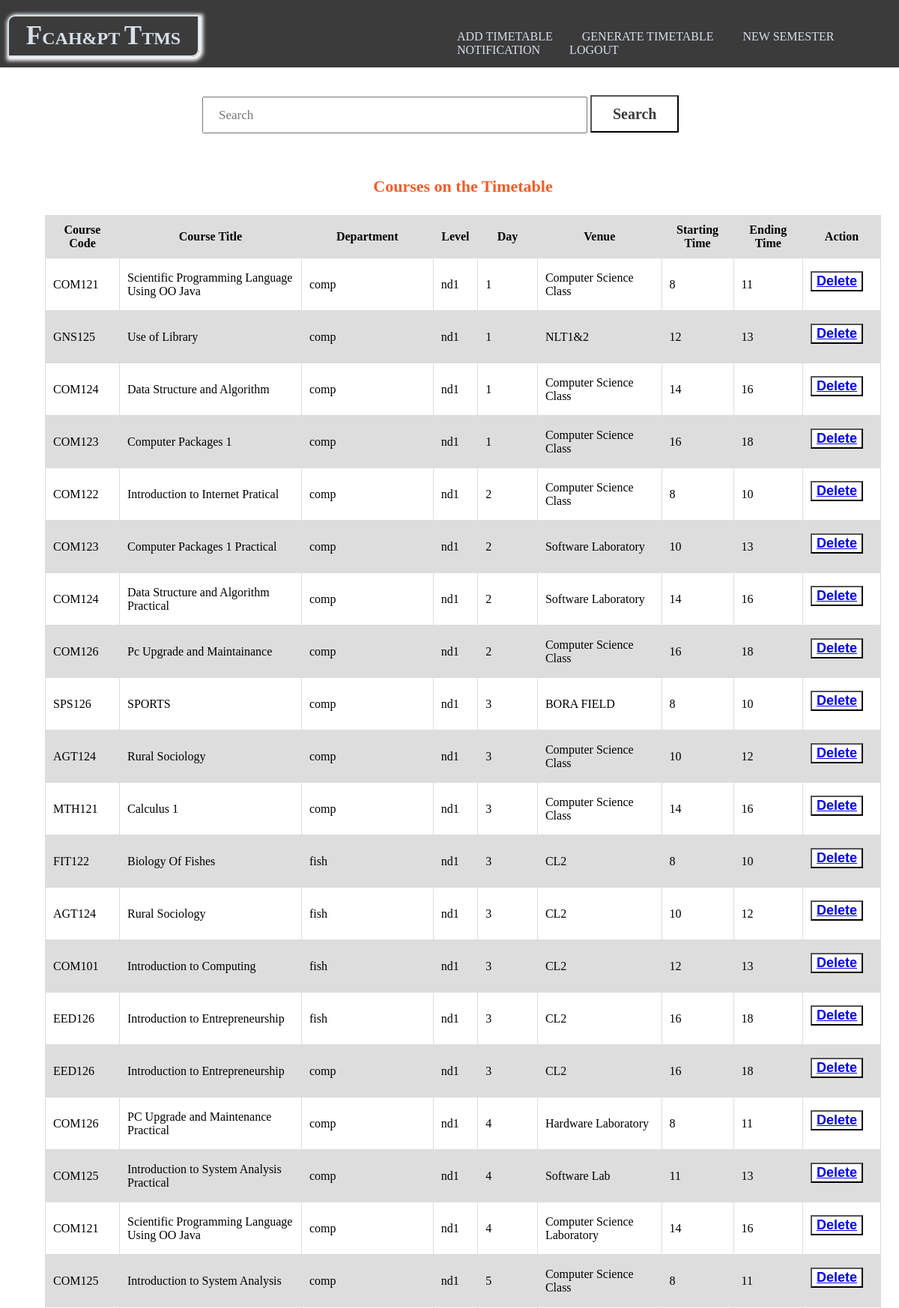
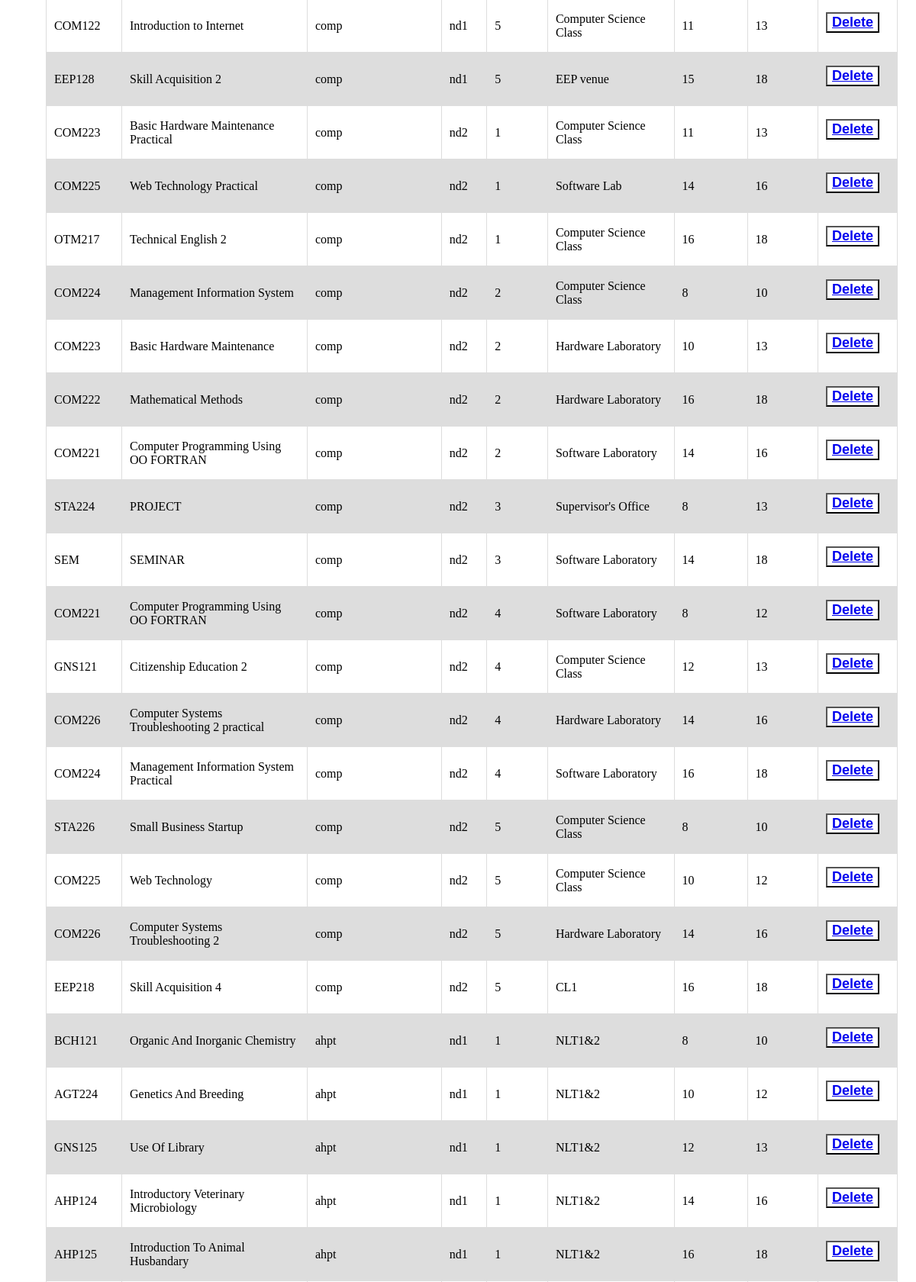
The app's page /admin.php (upper part) with its own data (2 pictures, top to bottom).
### tables this page shows
CREATE TABLE `courses` (
  `id` int(11) NOT NULL,
  `course_code` text NOT NULL,
  `course_title` text NOT NULL,
  `dept` text NOT NULL,
  `level` text NOT NULL,
  `day` int(11) NOT NULL,
  `venue` text NOT NULL,
  `start` int(11) NOT NULL,
  `end` int(11) NOT NULL
);

### admin.php (the view, shortened to what this page needs)
<!DOCTYPE html>
<html lang="en">
<head>
    <link rel="stylesheet" href="css/ad.css">
    <link href="css/font-awesome.min.css" rel="stylesheet"/>
</head>
<body>
    <div class="body">
    <div class="header">
                <h2 id="logo"><span>f</span>cah&pt <span>t</span>tms</h2>
            <span id="span">
                <a class= "addtimetable" href="#">ADD TIMETABLE</a>
                <a href="preview.php">GENERATE TIMETABLE</a>
                <a class= "newtimetable" href="#">NEW SEMESTER</a>
                <a class= "notif" href="notification.php">NOTIFICATION</a>
                <a href="index.php">LOGOUT</a></li>
            </span>
        </div>
        <div align="center" class="searchform">
            <form action="search.php" method="post">
                <input type="text" name="search" id="" placeholder= "Search">
                <button name="submit" type="submit">Search</button>
            </form>
        </div>
        <div class="info">
            <table id=subjects>
                <caption><strong> Courses on the Timetable</strong></caption>
                <tr>
                    <th width="100">Course Code</th>
                    <th width=350>Course Title</th>
                    <th id= "dept" width=250>Department</th>
                    <th width="40">Level</th>
                    <th id="day" width="100">Day</th>
                    <th width="200">Venue</th>
                    <th width="100">Starting Time</th>
                    <th width="100">Ending Time</th>
                    <th width="100">Action</th>
                </tr>
    <?php
        include_once 'conn/connection.php';
        $action ="SELECT * FROM courses";
        $sub = mysqli_query($connection,$action);
        while ($row = mysqli_fetch_assoc($sub)) {
            echo "<tr>
                    <td>{$row['course_code']}</td>
                    <td>{$row['course_title']}</td>
                    <td>{$row['dept']}</td>
                    <td>{$row['level']}</td>
                    <td>{$row['day']}</td>
                    <td>{$row['venue']}</td>
                    <td>{$row['start']}</td>
                    <td>{$row['end']}</td>
                    <td>
                    <button id='delete'><a href='admin.php?delete=".$row['course_code']."'>Delete</a></button></td>
                </tr>";
        }
        ?>
        </div>
    </body>
</html>

### css/ad.css (style rules this page uses)
:root { --orange: #F25D29; --bg: rgb(215, 224, 233); --black: rgb(59, 59, 59); }
body { margin: 0; padding: 0; font-family: Georgia, 'Times New Roman', Times, serif; width: 100%; max-height: 100vh; }
.header { background-color: var(--black); color: var(--bg); height: 90px; width: 100%; position: fixed; top: 0; }
.header h2 { border: 2px solid var(--bg); border-top-left-radius: 10px; border-bottom-right-radius: 10px; text-transform: uppercase; text-align: center; padding: 6px; width: 20%; margin-left: 10px; position: absolute; top: 0; box-shadow: 2px 2px 5px 3px white; }
#logo span { font-size: 35px; }
.header a { font-size: 16px; padding: 7px; color: var(--bg); font-weight: 500; text-decoration: none; width: 70%; margin-left: 3px; margin-right: 18px; }
#span { position: absolute; margin-top: 40px; left: 50%; }
#subjects { margin-top: 1px; font-family: Georgia, 'Times New Roman', Times, serif; border-collapse: collapse; margin-left: 60px; width: 93%; }
.searchform { margin-top: 120px; width: 98%; height: 90px; }
.searchform input { width: 40%; height: 35px; font-size: 17px; padding: 5px 20px; font-family: Georgia, 'Times New Roman', Times, serif; }
.searchform button { width: 10%; height: 50px; font-family: Georgia, 'Times New Roman', Times, serif; font-size: 20px; }
.info td { border: 1px solid #dddddd; text-align: left; padding: 10px; }
.info th { border: 1px solid #dddddd; text-align: center; padding: 10px; }
.info tr:nth-child(odd) { background-color: #dddddd; }
button { margin-top: 7px; margin-bottom: 15px; background-color: white; color: var(--black); font-size: 18px; font-weight: bold; cursor: pointer; }
.info caption { color: #F25D29; font-size: 22px; margin: 25px; }

### records on screen
courses: course_code "COM121", course_title "Scientific Programming Language Using OO Java", dept "comp", level "nd1", day "1", venue "Computer Science Class", start "8", end "11"
courses: course_code "GNS125", course_title "Use of Library", dept "comp", level "nd1", day "1", venue "NLT1&2", start "12", end "13"
courses: course_code "COM124", course_title "Data Structure and Algorithm", dept "comp", level "nd1", day "1", venue "Computer Science Class", start "14", end "16"
courses: course_code "COM123", course_title "Computer Packages 1", dept "comp", level "nd1", day "1", venue "Computer Science Class", start "16", end "18"
courses: course_code "COM122", course_title "Introduction to Internet Pratical", dept "comp", level "nd1", day "2", venue "Computer Science Class", start "8", end "10"
courses: course_code "COM123", course_title "Computer Packages 1 Practical", dept "comp", level "nd1", day "2", venue "Software Laboratory", start "10", end "13"
courses: course_code "COM124", course_title "Data Structure and Algorithm Practical", dept "comp", level "nd1", day "2", venue "Software Laboratory", start "14", end "16"
courses: course_code "COM126", course_title "Pc Upgrade and Maintainance", dept "comp", level "nd1", day "2", venue "Computer Science Class", start "16", end "18"
courses: course_code "SPS126", course_title "SPORTS", dept "comp", level "nd1", day "3", venue "BORA FIELD", start "8", end "10"
courses: course_code "AGT124", course_title "Rural Sociology", dept "comp", level "nd1", day "3", venue "Computer Science Class", start "10", end "12"
courses: course_code "MTH121", course_title "Calculus 1", dept "comp", level "nd1", day "3", venue "Computer Science Class", start "14", end "16"
courses: course_code "FIT122", course_title "Biology Of Fishes", dept "fish", level "nd1", day "3", venue "CL2", start "8", end "10"
courses: course_code "AGT124", course_title "Rural Sociology", dept "fish", level "nd1", day "3", venue "CL2", start "10", end "12"
courses: course_code "COM101", course_title "Introduction to Computing", dept "fish", level "nd1", day "3", venue "CL2", start "12", end "13"
courses: course_code "EED126", course_title "Introduction to Entrepreneurship", dept "fish", level "nd1", day "3", venue "CL2", start "16", end "18"
courses: course_code "EED126", course_title "Introduction to Entrepreneurship", dept "comp", level "nd1", day "3", venue "CL2", start "16", end "18"
courses: course_code "COM126", course_title "PC Upgrade and Maintenance Practical", dept "comp", level "nd1", day "4", venue "Hardware Laboratory", start "8", end "11"
courses: course_code "COM125", course_title "Introduction to System Analysis Practical", dept "comp", level "nd1", day "4", venue "Software Lab", start "11", end "13"
courses: course_code "COM121", course_title "Scientific Programming Language Using OO Java", dept "comp", level "nd1", day "4", venue "Computer Science Laboratory", start "14", end "16"
courses: course_code "COM125", course_title "Introduction to System Analysis", dept "comp", level "nd1", day "5", venue "Computer Science Class", start "8", end "11"
courses: course_code "COM122", course_title "Introduction to Internet", dept "comp", level "nd1", day "5", venue "Computer Science Class", start "11", end "13"
courses: course_code "EEP128", course_title "Skill Acquisition 2", dept "comp", level "nd1", day "5", venue "EEP venue", start "15", end "18"
courses: course_code "COM223", course_title "Basic Hardware Maintenance Practical", dept "comp", level "nd2", day "1", venue "Computer Science Class", start "11", end "13"
courses: course_code "COM225", course_title "Web Technology Practical", dept "comp", level "nd2", day "1", venue "Software Lab", start "14", end "16"
courses: course_code "OTM217", course_title "Technical English 2", dept "comp", level "nd2", day "1", venue "Computer Science Class", start "16", end "18"
courses: course_code "COM224", course_title "Management Information System", dept "comp", level "nd2", day "2", venue "Computer Science Class", start "8", end "10"
courses: course_code "COM223", course_title "Basic Hardware Maintenance", dept "comp", level "nd2", day "2", venue "Hardware Laboratory", start "10", end "13"
courses: course_code "COM222", course_title "Mathematical Methods", dept "comp", level "nd2", day "2", venue "Hardware Laboratory", start "16", end "18"
courses: course_code "COM221", course_title "Computer Programming Using OO FORTRAN", dept "comp", level "nd2", day "2", venue "Software Laboratory", start "14", end "16"
courses: course_code "STA224", course_title "PROJECT", dept "comp", level "nd2", day "3", venue "Supervisor's Office", start "8", end "13"
courses: course_code "SEM", course_title "SEMINAR", dept "comp", level "nd2", day "3", venue "Software Laboratory", start "14", end "18"
courses: course_code "COM221", course_title "Computer Programming Using OO FORTRAN", dept "comp", level "nd2", day "4", venue "Software Laboratory", start "8", end "12"
courses: course_code "GNS121", course_title "Citizenship Education 2", dept "comp", level "nd2", day "4", venue "Computer Science Class", start "12", end "13"
courses: course_code "COM226", course_title "Computer Systems Troubleshooting 2 practical", dept "comp", level "nd2", day "4", venue "Hardware Laboratory", start "14", end "16"
courses: course_code "COM224", course_title "Management Information System Practical", dept "comp", level "nd2", day "4", venue "Software Laboratory", start "16", end "18"
courses: course_code "STA226", course_title "Small Business Startup", dept "comp", level "nd2", day "5", venue "Computer Science Class", start "8", end "10"
courses: course_code "COM225", course_title "Web Technology", dept "comp", level "nd2", day "5", venue "Computer Science Class", start "10", end "12"
courses: course_code "COM226", course_title "Computer Systems Troubleshooting 2", dept "comp", level "nd2", day "5", venue "Hardware Laboratory", start "14", end "16"
courses: course_code "EEP218", course_title "Skill Acquisition 4", dept "comp", level "nd2", day "5", venue "CL1", start "16", end "18"
courses: course_code "BCH121", course_title "Organic And Inorganic Chemistry", dept "ahpt", level "nd1", day "1", venue "NLT1&2", start "8", end "10"
courses: course_code "AGT224", course_title "Genetics And Breeding", dept "ahpt", level "nd1", day "1", venue "NLT1&2", start "10", end "12"
courses: course_code "GNS125", course_title "Use Of Library", dept "ahpt", level "nd1", day "1", venue "NLT1&2", start "12", end "13"
courses: course_code "AHP124", course_title "Introductory Veterinary Microbiology", dept "ahpt", level "nd1", day "1", venue "NLT1&2", start "14", end "16"
courses: course_code "AHP125", course_title "Introduction To Animal Husbandary", dept "ahpt", level "nd1", day "1", venue "NLT1&2", start "16", end "18"
